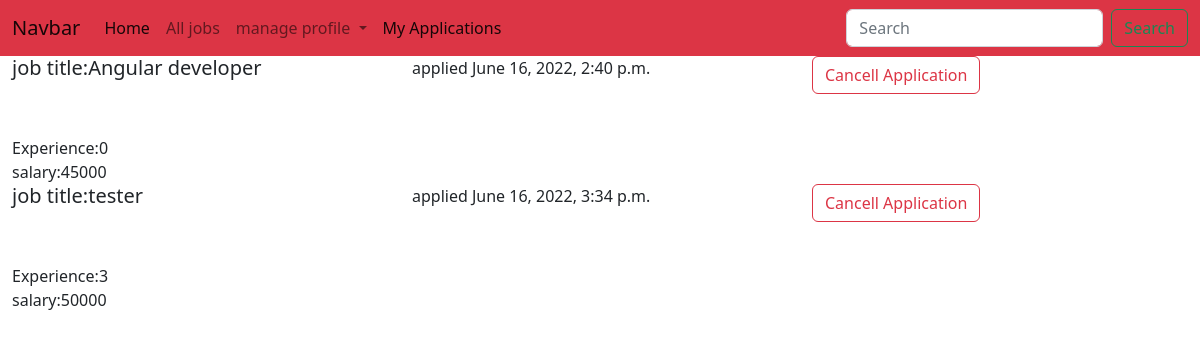
Screenshot of /candidate/applications/all (signed in) with the database file from the repository.
### employer/models.py (models this page shows)
class Application(models.Model):
    applicant=models.ForeignKey(User,on_delete=models.CASCADE,related_name="applicant")
    job=models.ForeignKey(Jobs,on_delete=models.CASCADE)
    options=(
        ("applied","applied"),
        ("accepted","accepted"),
        ("pending","pending"),
        ("cancelled","cancelled")
    )
    status=models.CharField(max_length=120,choices=options,default="applied")
    date=models.DateTimeField(auto_now_add=True)
    class Meta:
        unique_together=("applicant","job")

class Jobs(models.Model):
    job_title_name = models.CharField(max_length=150)
    company = models.ForeignKey(User, on_delete=models.CASCADE, related_name="company")
    location = models.CharField(max_length=120)
    salary = models.PositiveIntegerField(null=True)
    experience = models.PositiveIntegerField(default=0)
    created_date = models.DateField(auto_now_add=True)
    last_date = models.DateField(null=True)
    active_status = models.BooleanField(default=True)
    description=models.CharField(max_length=150)

### candidate/views.py (the view)
# urls.py: path("applications/all",views.ApplicationListview.as_view(),name="cand-application"),
class ApplicationListview(ListView):
    model = Application
    template_name = "candidate/cand-applications.html"
    context_object_name = "applications"
    def get_queryset(self):
        return Application.objects.filter(applicant=self.request.user).exclude(status="cancelled")

### candidate/templates/candidate/cand-applications.html
{%extends "candidate/base.html"%}
{%block body_block%}
{%for application in applications%}
<div class="row">
    <div class="col-4">
       <h5>job title:{{application.job.job_title_name}}</h5> <br>
        {{jobs.company.employer.company_name}}<br>
        Experience:{{application.job.experience}}<br>
        salary:{{application.job.salary}}
    </div>
    <div class="col-4">
        {{application.status}}
        {{application.date}}
    </div>
    <div class="col-4">
              <a href="{%url 'cand-cancelapplication' application.id %}" class="btn btn-outline-danger">Cancell Application</a>
    </div>
</div>
{%endfor%}
{%endblock%}

### rows the page displays
Application: job.job_title_name "Angular developer", job.experience "0", job.salary "45000", status "applied", date "June 16, 2022, 2:40 p.m."
Application: job.job_title_name "tester", job.experience "3", job.salary "50000", status "applied", date "June 16, 2022, 3:34 p.m."
